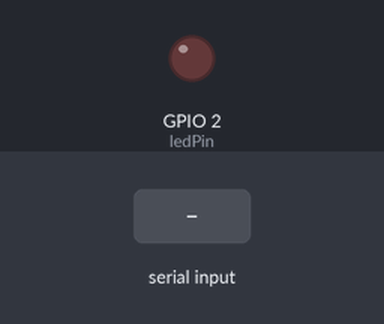
This sketch was run on a simulated ESP32. Shown: output pins drawn as LEDs (lit = HIGH). The test bench sets the inputs (shaded band). What the sketch prints to the serial monitor is not drawn.

Above: at 1.2 s.
1.3 s: "H" received over Serial
At 2.4 s:
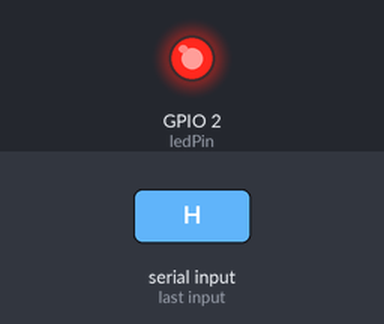
2.8 s: "L" received over Serial
At 3.5 s:
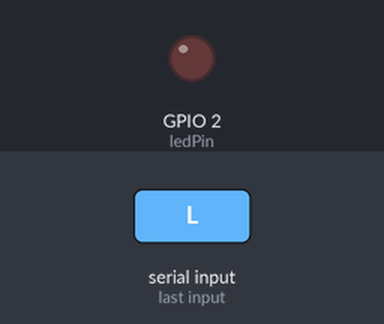
Timing chart, 0 to 5.8 s (numbered marks = the images above; inputs shaded):
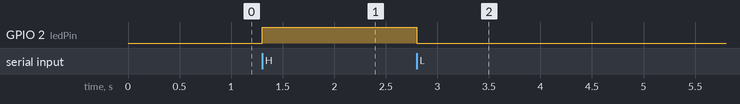

Measured:
- after the input at 1.3 s, GPIO 2 (ledPin): LOW → HIGH at once
- after the input at 2.8 s, GPIO 2 (ledPin): HIGH → LOW at once

The sketch:

blink.ino
```cpp
#include <Arduino.h>

const int ledPin = 2;   // pin the LED is attached to
char incomingByte;      // variable stores serial data

void setup() {
  // initialize serial communication:
  Serial.begin(9600);

  // initialize the LED pin as an output:
  pinMode(ledPin, OUTPUT);
}

void loop() {
  // see if there's incoming serial data:
  Serial.println("Welcome");

  if (Serial.available() > 0) {
    // read the oldest byte in the serial buffer:
    incomingByte = Serial.read();

    // if it's a capital H (ASCII 72), turn on the LED:
    if (incomingByte == 'H') {
      digitalWrite(ledPin, HIGH);
    }

    // if it's an L (ASCII 76) turn off the LED:
    if (incomingByte == 'L') {
      digitalWrite(ledPin, LOW);
    }
  }
}
```
